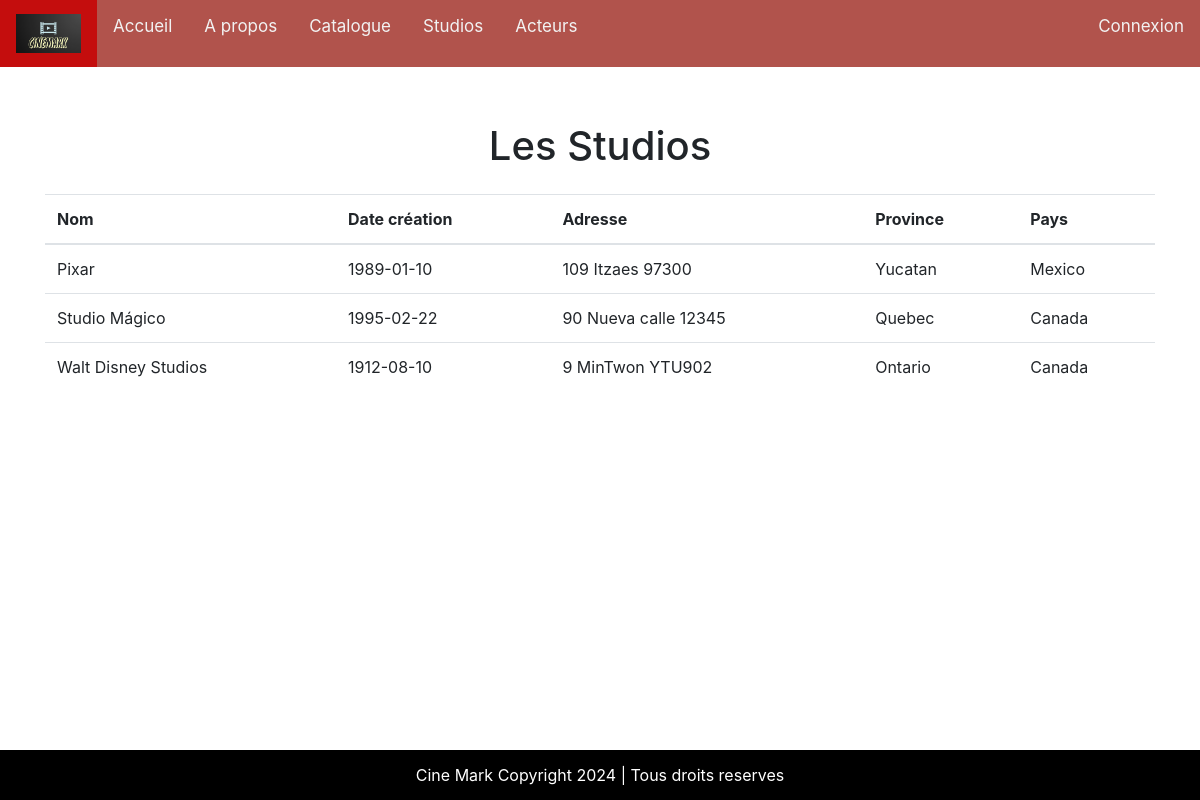
The page /studios.php on the database its author committed.
### tables this page shows
CREATE TABLE `tbstudio` (
  `noStudio` smallint(6) NOT NULL,
  `nom` varchar(25) NOT NULL,
  `description` varchar(30) DEFAULT NULL,
  `dateCreation` date DEFAULT NULL,
  `noAdress` smallint(6) DEFAULT NULL
);

CREATE TABLE `tbadress` (
  `noAdress` smallint(6) NOT NULL,
  `rue` varchar(40) NOT NULL,
  `noCivique` varchar(10) NOT NULL,
  `codePostal` char(7) DEFAULT NULL,
  `province` varchar(20) DEFAULT NULL,
  `pays` varchar(20) DEFAULT NULL,
  `ville` varchar(20) DEFAULT NULL
);

### studios.php (the view, shortened to what this page needs)
<?php
$xml_studios = simplexml_load_file('./textes/studios.xml');
?>
<!DOCTYPE html>
<html lang="en">
<head>
    <link rel="stylesheet" href="./main.css">
    <link rel="stylesheet" href="https://cdn.jsdelivr.net/npm/bootstrap@4.3.1/dist/css/bootstrap.min.css">
</head>
<body>
    <?php include "./includes/header.php" ?>
    <?php include "./includes/connexion_base_donnees.php"?>
    <div class="container">
        <div class="row" style="margin-top: 5%; display:flex">
            <div class="col-12" style="text-align:center">
                <?php
                    foreach($xml_studios->children() as $title){
                        $text_langue = $title->$langue;
                        if(strval($title->Title) == 'Yes'){
                            echo("
                            <h1>$text_langue</h1>
                            ");
                        }
                    }
                ?>
            </div>
            <div class="col-12 mt-3">
                <table class="table">
                    <thead>
                        <tr>
                        <?php
                            foreach($xml_studios->children() as $text){
                                $langue = "FR";
                                $text_langue = $text->$langue;
                                if(strval($text->Title) == 'No'){
                                    echo("
                                    <th scope='col'>$text_langue</th>
                                    ");
                                }
                            }
                        ?>
                        </tr>
                    </thead>
                    <tbody>
                        <?php
                            $sql = "SELECT *, CONCAT(noCivique,' ', rue , ' ' ,codePostal) AS adress FROM tbStudio JOIN tbAdress ON tbStudio.noAdress = tbAdress.noAdress ORDER BY nom ASC";
                            $response = $connexion->prepare($sql);
                            $response->execute();
                            while($studio = $response->fetch()){
                                $nom = $studio["nom"];
                                $dateCreation = $studio["dateCreation"];
                                $adress = $studio["adress"];
                                $province = $studio["province"];
                                $pays = $studio["pays"];
                                echo("
                                    <tr>
                                        <td>$nom</td>
                                        <td>$dateCreation</td>
                                        <td>$adress</td>
                                        <td>$province</td>
                                        <td>$pays</td>
                                    </tr>
                                ");
                            }
                        ?>
                    </tbody>
                </table>
            </div>
        </div>
    </div>
    <?php include "./includes/footer.php" ?>
</body>
</html>

### main.css (style rules this page uses)
html,body { background-color: #333; margin: 0 !important; padding: 0px !important; height: 100%; }

### rows shown on the page
tbstudio: nom "Pixar", dateCreation "1989-01-10", adress "109 Itzaes 97300", noAdress.province "Yucatan", noAdress.pays "Mexico"
tbstudio: nom "Studio Mágico", dateCreation "1995-02-22", adress "90 Nueva calle 12345", noAdress.province "Quebec", noAdress.pays "Canada"
tbstudio: nom "Walt Disney Studios", dateCreation "1912-08-10", adress "9 MinTwon YTU902", noAdress.province "Ontario", noAdress.pays "Canada"

### other values the page prints
$text_button "Accueil"
$text_button "A propos"
$text_button "Catalogue"
$text_button "Connexion"
$text_button "Studios"
$text_button "Acteurs"
$text_langue "Les Studios"
$text_langue "Nom"
$text_langue "Date création"
$text_langue "Adresse"
$text_langue "Province"
$text_langue "Pays"
